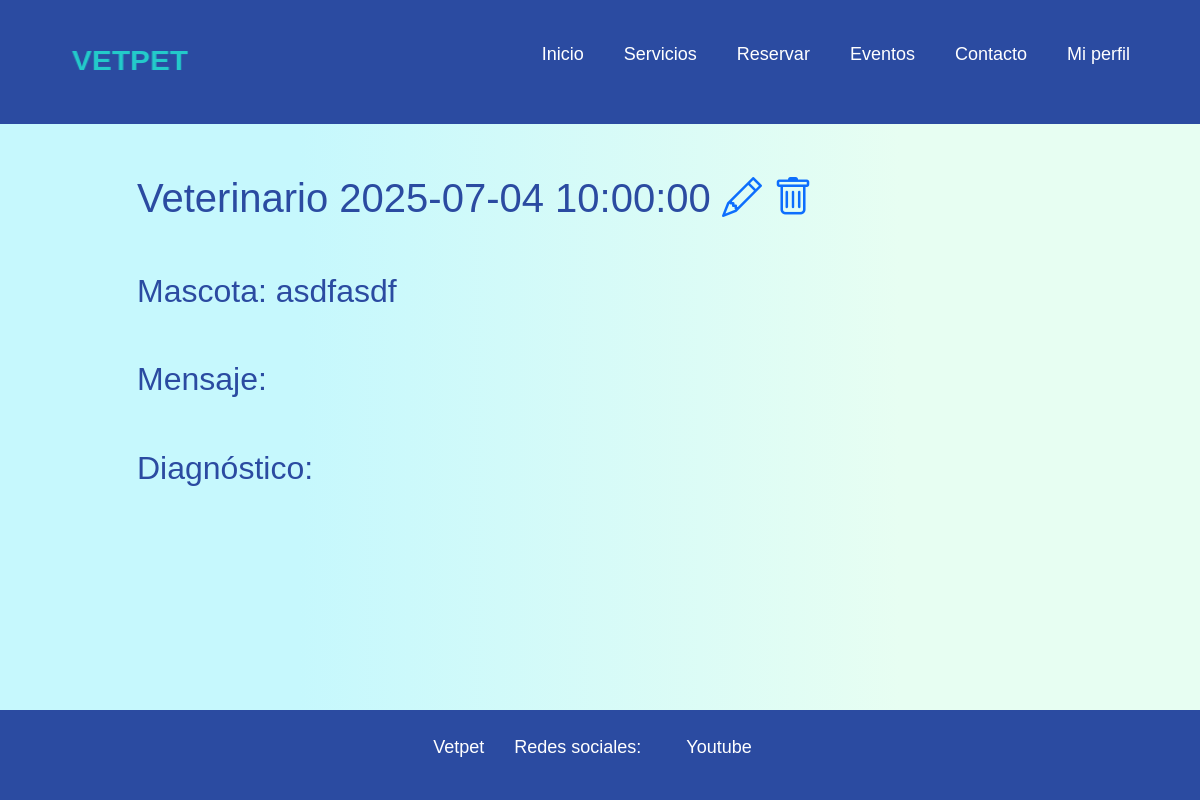
The app's page /detallesMiReserva.php?idReserva=40 (signed in) with its own data.
### tables this page shows
CREATE TABLE `reservas` (
  `idReserva` int(11) NOT NULL,
  `idUsuario` int(11) NOT NULL,
  `idMascota` int(11) NOT NULL,
  `email` varchar(100) NOT NULL,
  `telefono` int(9) NOT NULL,
  `servicio` varchar(20) NOT NULL,
  `fecha` date NOT NULL,
  `hora` time NOT NULL,
  `mensaje` varchar(500) NOT NULL,
  `diagnostico` varchar(500) NOT NULL
);

CREATE TABLE `mascotas` (
  `idMascota` int(11) NOT NULL,
  `nombreMascota` varchar(100) NOT NULL,
  `tipoAnimal` varchar(50) NOT NULL,
  `raza` varchar(50) NOT NULL,
  `fechaNacimiento` date NOT NULL,
  `Historial` varchar(500) NOT NULL,
  `idUsuario` int(11) NOT NULL
);

### detallesMiReserva.php (the view, shortened to what this page needs)
<?php
include_once 'Encabezado.php';
include_once 'menu.php';
include_once 'conexion.php';
if (isset($_GET['idReserva'])) {
    $idReserva = intval($_GET['idReserva']);
} else {
    echo "<script>alert('Reserva no especificada'); window.location = 'miPerfil.php';</script>";
    exit;
}
$sqlReserva = "SELECT * FROM reservas WHERE idReserva = $idReserva";
$resultadoReserva = $conexion->query($sqlReserva);
if ($resultadoReserva && $resultadoReserva->num_rows > 0) {
    $reserva = $resultadoReserva->fetch_assoc();
    $idMascota = $reserva['idMascota'];
    $servicio = $reserva['servicio'];
    $fecha = $reserva['fecha'];
    $hora = $reserva['hora'];
    $mensaje = $reserva['mensaje'];
    $diagnostico = $reserva['diagnostico'];
} else {
    echo "<p>Reserva no encontrada.</p>";
}
$sqlUsuario = "SELECT * FROM mascotas WHERE idMascota = $idMascota";
$resultadoMascota = $conexion->query($sqlUsuario);
if ($resultadoMascota && $resultadoMascota->num_rows > 0) {
    $mascota = $resultadoMascota->fetch_assoc();
    $nombreMascota= $mascota['nombreMascota'];
} else {
    echo "<p>Usuario no encontrado.</p>";
}
?>
<main class="contenido-principal">
<main class="container">
    <section class="row">
    <section class="col">
    </section>
    <section class="col-10">
            <h1 class="hIzquierda"><?php echo $servicio." ".$fecha." ".$hora ?>
            <a href="modificarMiReserva.php?idReserva=<?php echo $idReserva; ?>"><i class="bi bi-pencil"></i></a>
            <a href="?idReserva=<?php echo $idReserva; ?>&borrar=<?php echo $idReserva; ?>"
                onclick="return confirm('¿Seguro que quieres borrar esta reserva?');">
                <i class="bi bi-trash"></i></a>
            <h2 class="hIzquierda">Mascota: <?php echo $nombreMascota ?></h2>
            <h2 class="hIzquierda">Mensaje: <?php echo $mensaje ?></h2>
            <h2 class="hIzquierda">Diagnóstico: <?php echo $diagnostico ?></h2>
    </section>
    <section class="col">
    </section>
    </section>
    </main>
</main>
<?php
include_once 'footer.php';
?>

### css/menuYFooter.css (style rules this page uses)
* { margin: 0; padding: 0; box-sizing: border-box; text-decoration: none; list-style: none; }
body { background: linear-gradient( 90deg, rgba(198, 248, 253, 1) 25%, rgba(231, 254, 242, 1) 75%); font-family: Arial, Helvetica, sans-serif; }
html, body { height: 100%; display: flex; flex-direction: column; }
.contenido-principal { flex: 1; }
a, a:visited, a:hover, a:active { text-decoration: none !important; }

### css/inicio.css (style rules this page uses)
.hIzquierda { margin-top: 50px; font-family: Arial, Helvetica, sans-serif; color: #2b4ba1; text-align: left; }

### records on screen
reservas: servicio "Veterinario", fecha "2025-07-04", hora "10:00:00"
mascotas: nombreMascota "asdfasdf"
